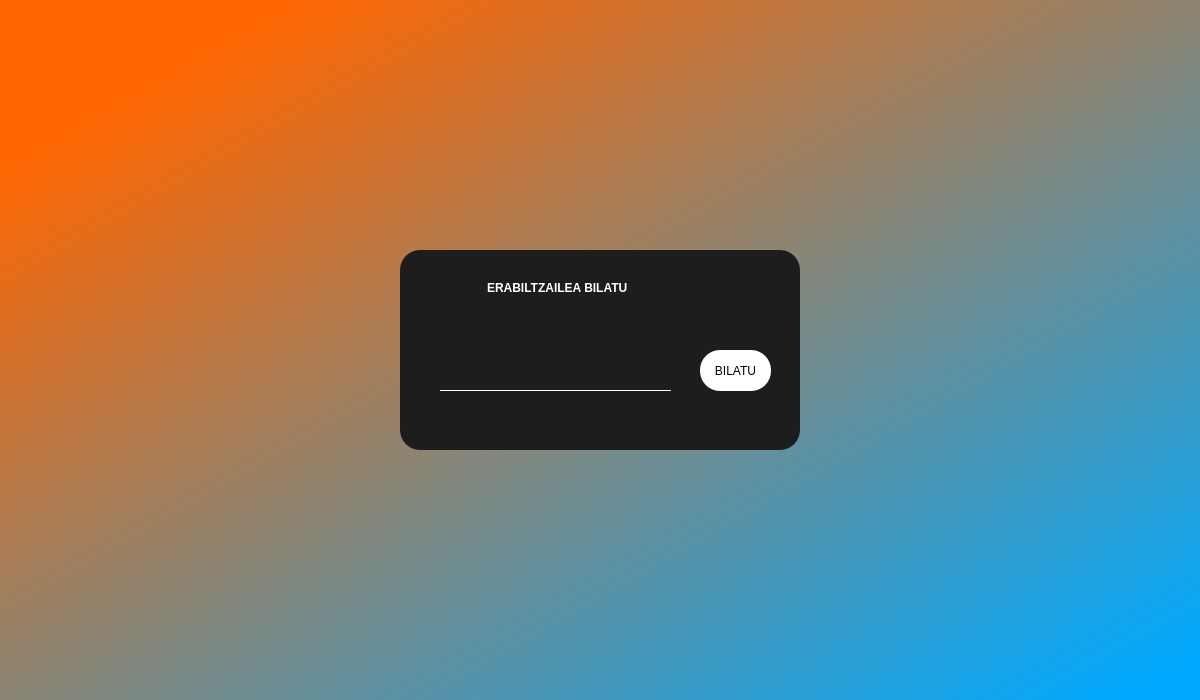
<?xml version="1.0" encoding="UTF-8"?>
<ui version="4.0">
 <class>Dialog</class>
 <widget class="QDialog" name="Dialog">
  <property name="geometry">
   <rect>
    <x>0</x>
    <y>0</y>
    <width>1200</width>
    <height>700</height>
   </rect>
  </property>
  <property name="windowTitle">
   <string>Dialog</string>
  </property>
  <widget class="QWidget" name="bgwidget" native="true">
   <property name="geometry">
    <rect>
     <x>0</x>
     <y>0</y>
     <width>1200</width>
     <height>700</height>
    </rect>
   </property>
   <property name="styleSheet">
    <string notr="true">QWidget#bgwidget{
background-color:qlineargradient(spread:pad, x1:0.123847, y1:0.113, x2:0.966, y2:0.965909, stop:0 rgba(255, 102, 0, 255), stop:1 rgba(0, 170, 255, 255))
}</string>
   </property>
   <widget class="QWidget" name="butonwidget" native="true">
    <property name="geometry">
     <rect>
      <x>400</x>
      <y>250</y>
      <width>400</width>
      <height>200</height>
     </rect>
    </property>
    <property name="styleSheet">
     <string notr="true">QWidget#butonwidget{
background-color:#1d1d1d;
border-radius:20px
}</string>
    </property>
    <widget class="QLabel" name="bilatulbl">
     <property name="geometry">
      <rect>
       <x>87</x>
       <y>30</y>
       <width>230</width>
       <height>16</height>
      </rect>
     </property>
     <property name="styleSheet">
      <string notr="true">QLabel#bilatulbl{
color:rgb(255, 255, 255);
font: 16pt &quot;Calibri&quot;;
font-weight:bold;
}</string>
     </property>
     <property name="text">
      <string>ERABILTZAILEA BILATU</string>
     </property>
    </widget>
    <widget class="QPushButton" name="bilatubtn">
     <property name="geometry">
      <rect>
       <x>300</x>
       <y>100</y>
       <width>71</width>
       <height>41</height>
      </rect>
     </property>
     <property name="styleSheet">
      <string notr="true">QPushButton#bilatubtn{
border-radius:20px;
background-color:rgb(255, 255, 255);
font: 14pt &quot;Calibri&quot;;
}

QPushButton#bilatubtn:hover{
border-radius:20px;
background-color:rgb(179, 179, 179);
font: 14pt &quot;Calibri&quot;;
font-weight:bold;
}</string>
     </property>
     <property name="text">
      <string>BILATU</string>
     </property>
    </widget>
    <widget class="QLineEdit" name="bilatutf">
     <property name="geometry">
      <rect>
       <x>40</x>
       <y>100</y>
       <width>231</width>
       <height>41</height>
      </rect>
     </property>
     <property name="styleSheet">
      <string notr="true">QLineEdit#bilatutf{background:transparent;
border:none;
border-bottom:1px solid white;
color:rgb(255, 255, 255);
font: 14pt &quot;Calibri&quot;;
font-weight:bold;
}</string>
     </property>
     <property name="text">
      <string/>
     </property>
    </widget>
   </widget>
  </widget>
 </widget>
 <resources/>
 <connections/>
</ui>
